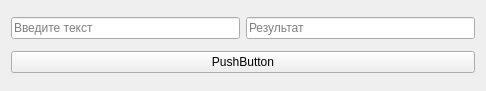
<?xml version="1.0" encoding="UTF-8"?>
<ui version="4.0">
 <class>Form</class>
 <widget class="QWidget" name="Form">
  <property name="geometry">
   <rect>
    <x>0</x>
    <y>0</y>
    <width>486</width>
    <height>91</height>
   </rect>
  </property>
  <property name="minimumSize">
   <size>
    <width>486</width>
    <height>91</height>
   </size>
  </property>
  <property name="maximumSize">
   <size>
    <width>486</width>
    <height>91</height>
   </size>
  </property>
  <property name="windowTitle">
   <string>Form</string>
  </property>
  <layout class="QVBoxLayout" name="verticalLayout">
   <item>
    <layout class="QHBoxLayout" name="horizontalLayout">
     <item>
      <widget class="QLineEdit" name="lineEditSource">
       <property name="placeholderText">
        <string>Введите текст</string>
       </property>
      </widget>
     </item>
     <item>
      <widget class="QLineEdit" name="lineEditResult">
       <property name="placeholderText">
        <string>Результат</string>
       </property>
      </widget>
     </item>
    </layout>
   </item>
   <item>
    <widget class="QPushButton" name="pushButton">
     <property name="text">
      <string>PushButton</string>
     </property>
    </widget>
   </item>
  </layout>
 </widget>
 <resources/>
 <connections/>
</ui>
